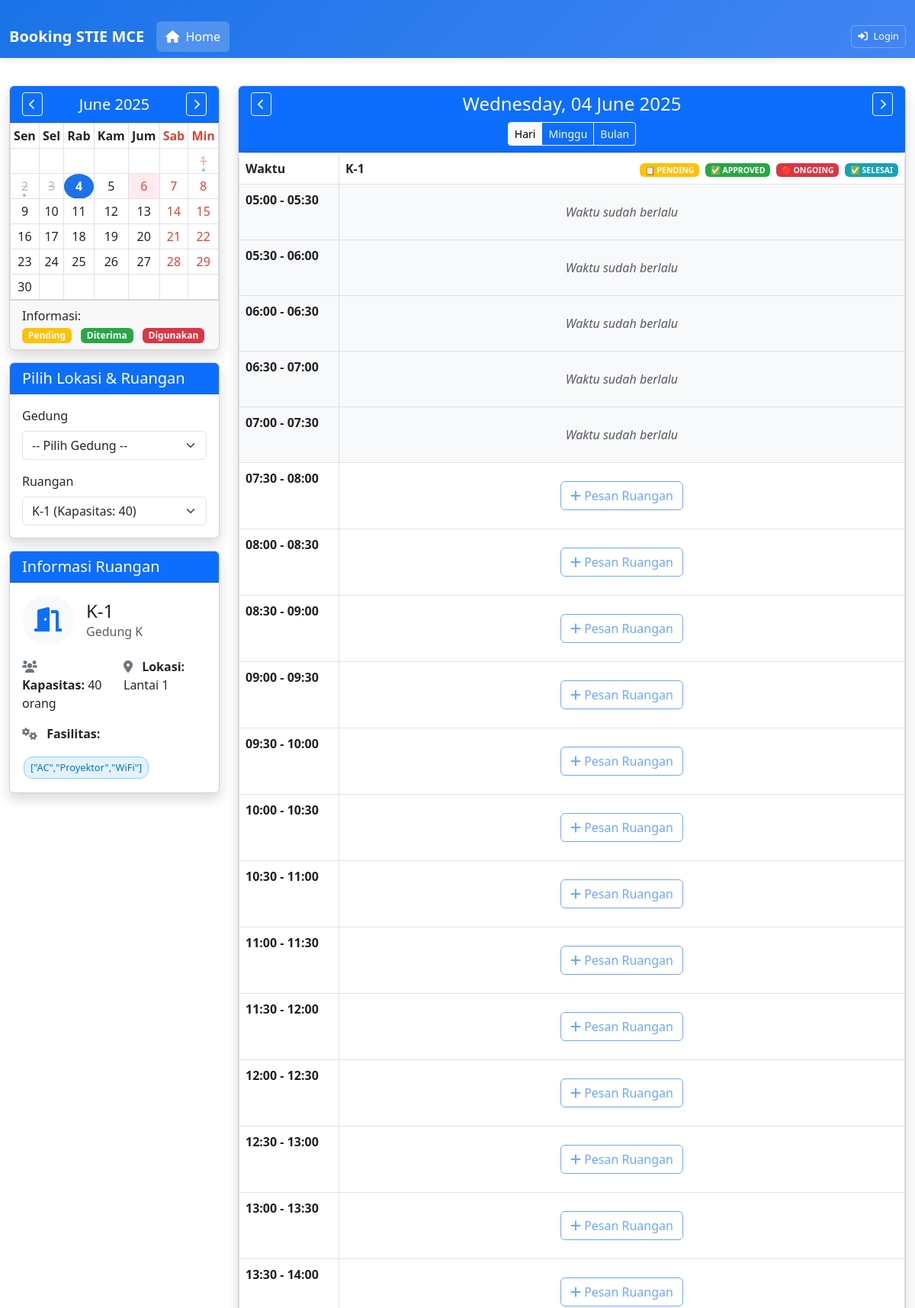
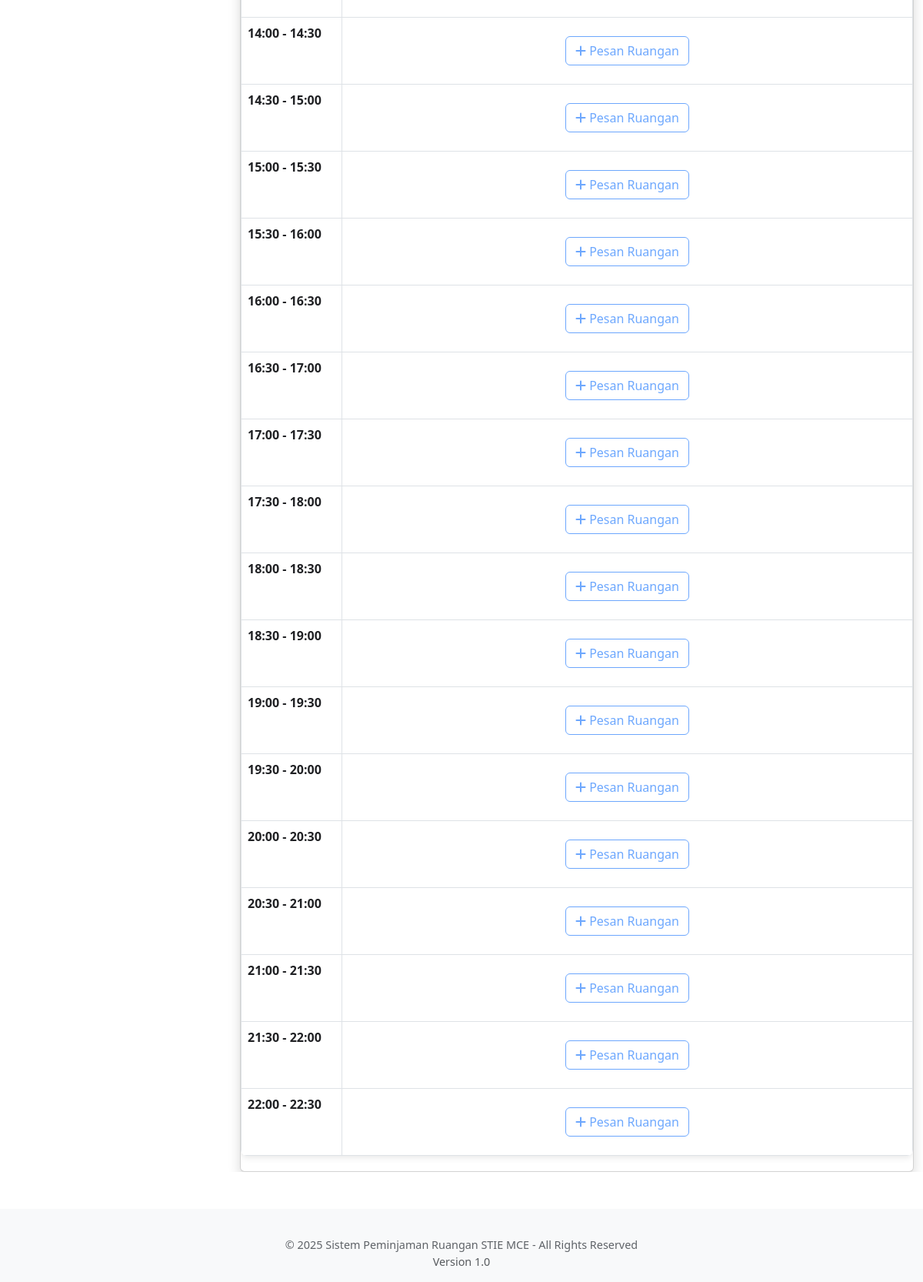
The page / on the database its author committed (2 pictures, top to bottom).
### tables this page shows
CREATE TABLE `tbl_ruang` (
  `id_ruang` int(11) NOT NULL,
  `id_gedung` int(11) NOT NULL,
  `nama_ruang` varchar(100) NOT NULL,
  `kapasitas` int(11) NOT NULL,
  `lokasi` varchar(50) NOT NULL,
  `fasilitas` text DEFAULT NULL COMMENT 'Daftar fasilitas ruangan',
  `allowed_roles` set('admin','mahasiswa','dosen','karyawan') DEFAULT 'admin,mahasiswa,dosen,karyawan' COMMENT 'Role yang boleh booking ruangan ini',
  `description` text DEFAULT NULL COMMENT 'Deskripsi ruangan'
);

CREATE TABLE `tbl_gedung` (
  `id_gedung` int(11) NOT NULL,
  `nama_gedung` varchar(100) NOT NULL
);

### index.php (the view, shortened to what the rows shown need)
<?php
require_once 'config.php';
require_once 'functions.php';
$view = isset($_GET['view']) ? $_GET['view'] : 'day';
$stmt = $conn->prepare("SELECT * FROM tbl_ruang ORDER BY nama_ruang");
$stmt->execute();
$rooms = $stmt->fetchAll(PDO::FETCH_ASSOC);
$selectedRoomId = isset($_GET['room_id']) ? $_GET['room_id'] : (count($rooms) > 0 ? $rooms[0]['id_ruang'] : 0);
$selectedDate = isset($_GET['date']) ? $_GET['date'] : date('Y-m-d');
$weekStart = date('Y-m-d', strtotime('monday this week', strtotime($selectedDate)));
$weekEnd = date('Y-m-d', strtotime('sunday this week', strtotime($selectedDate)));
require_once 'config.php';
require_once 'functions.php';
$selectedRoom = null;
if ($selectedRoomId) {
    $stmt = $conn->prepare("SELECT * FROM tbl_ruang WHERE id_ruang = ?");
    $stmt->execute([$selectedRoomId]);
    $selectedRoom = $stmt->fetch(PDO::FETCH_ASSOC);
}
$todayDate = date('Y-m-d');
?>
<!DOCTYPE html>
<html lang="id">
<head>
    <link rel="stylesheet" href="style.css">
    <link rel="stylesheet" href="https://cdnjs.cloudflare.com/ajax/libs/font-awesome/6.0.0/css/all.min.css">
    <link rel="stylesheet" href="https://cdn.jsdelivr.net/npm/bootstrap@5.3.0/dist/css/bootstrap.min.css">
</head>
<body class="<?= isLoggedIn() ? 'logged-in' : '' ?>">
        <?php include 'header.php'; ?>
    <div class="container-fluid mt-3">
        <div class="row">
            <div class="col-md-3">
                <div class="card shadow">
                    <div class="card-body p-0">
                        <table class="table table-bordered table-sm mb-0 mini-calendar">
                            <thead>
                                <tr class="text-center">
                                    <th>Sen</th>
                                    <th>Sel</th>
                                    <th>Rab</th>
                                    <th>Kam</th>
                                    <th>Jum</th>
                                    <th style="color: var(--danger-color);">Sab</th>
                                    <th style="color: var(--danger-color);">Min</th>
                                </tr>
                            </thead>
                                <?php
$firstDayOfMonth = mktime(0, 0, 0, $month, 1, $year);
$numberDays = date('t', $firstDayOfMonth);
$firstDayOfWeek = date('w', $firstDayOfMonth);
$firstDayOfWeek = ($firstDayOfWeek == 0) ? 6 : $firstDayOfWeek - 1;
$day = 1;
for ($i = 0; $i < 6; $i++) {
    for ($j = 0; $j < 7; $j++) {
        if (($i == 0 && $j < $firstDayOfWeek) || ($day > $numberDays)) {
            echo "<td class='text-center text-muted'>&nbsp;</td>";
        } else {
            $currentDate = date('Y-m-d', mktime(0, 0, 0, $month, $day, $year));
            $day++;
        }
    }
    if ($day > $numberDays) {
        break;
    }
}
?>
                        </table>
                    </div>
                </div>
                <?php if ($selectedRoom): ?>
                <div class="card shadow mt-3">
                    <div class="card-header bg-primary text-white">
                        <h5 class="mb-0">Informasi Ruangan</h5>
                    </div>
                    <div class="card-body">
                        <div class="d-flex align-items-center mb-3">
                            <div class="bg-light p-3 rounded-circle me-3">
                                <i class="fas fa-door-open fa-2x text-primary"></i>
                            </div>
                            <div>
                                <h4 class="mb-0"><?= $selectedRoom['nama_ruang'] ?></h4>
                                <p class="text-muted mb-0">
                                    <?php
                                    $stmt = $conn->prepare("SELECT nama_gedung FROM tbl_gedung WHERE id_gedung = ?");
                                    $stmt->execute([$selectedRoom['id_gedung']]);
                                    $buildingName = $stmt->fetchColumn() ?: 'Unknown Building';
                                    echo $buildingName;
                                    ?>
                                </p>
                            </div>
                        </div>
                        <div class="row">
                            <div class="col-sm-6">
                                <p><i class="fas fa-users me-2 text-secondary"></i> <strong>Kapasitas:</strong> <?= $selectedRoom['kapasitas'] ?> orang</p>
                            </div>
                            <div class="col-sm-6">
                                <p><i class="fas fa-map-marker-alt me-2 text-secondary"></i> <strong>Lokasi:</strong> <?= $selectedRoom['lokasi'] ?></p>
                            </div>
                            <div class="col-sm-6">
                                <p><i class="fas fa-cogs me-2 text-secondary"></i> <strong>Fasilitas:</strong> </p>
                                <span class="facility-badge facility-item"><?= $selectedRoom['fasilitas'] ?></span>
                            </div>
                        </div>
                    </div>
                </div>
                <?php endif; ?>
            </div>
            <div class="col-md-9">
                <div class="card shadow">
                    <div class="card-body p-0">
                        <div class="table-responsive">
                            <?php if ($view == 'day'): ?>
                                <table class="table table-bordered table-hover mb-0">
                                    <thead class="bg-light">
                                        <tr>
                                            <th width="15%">Waktu</th>
                                            <th width="85%">
                                                <?= $selectedRoom ? $selectedRoom['nama_ruang'] : 'Pilih Ruangan' ?>
                                                <div class="float-end">
                                                    <small class="text-muted">
                                                        <span class="badge bg-warning me-1">📋 PENDING</span>
                                                        <span class="badge bg-success me-1">✅ APPROVED</span>
                                                        <span class="badge bg-danger me-1">🔴 ONGOING</span>
                                                        <span class="badge bg-info">✅ SELESAI</span>
                                                    </small>
                                                </div>
                                            </th>
                                        </tr>
                                    </thead>
                                        <?php
                                        $currentDateTime = new DateTime();
                                        $currentDate = $currentDateTime->format('Y-m-d');
                                        ?>
                                </table>
                            <?php endif; ?> <?php if ($view == 'week'): ?>
                                <table class="table table-bordered table-hover mb-0">
                                    <thead class="bg-light">
                                        <tr>
                                            <th width="15%">Waktu</th>
                                            <?php
$currentDay = new DateTime($weekStart);
$endDay = new DateTime($weekEnd);
while ($currentDay <= $endDay) {
    $dayClass = '';
    $dayNum = $currentDay->format('N');
    $isWeekend = ($dayNum == 6 || $dayNum == 7);
    if ($currentDay->format('Y-m-d') == date('Y-m-d')) {
        $dayClass = 'table-primary';
    } elseif ($isWeekend) {
        $dayClass = 'table-light';
    }
    echo '<th class="' . $dayClass . ' text-center" width="' . (85/7) . '%">';
    $dayNameClass = $isWeekend ? 'day-header-weekend' : '';
    echo '<span class="day-name ' . $dayNameClass . '">' . $currentDay->format('D') . '</span><br>' .
         $currentDay->format('d/m');
    echo '</th>';
    $currentDay->modify('+1 day');
}
?>
                                        </tr>
                                    </thead>
                                    <tbody>
                                        <?php
                                        $startTime = strtotime('07:00:00');
                                        $endTime = strtotime('17:00:00');
                                        $interval = 60 * 60;
                                        for ($time = $startTime; $time <= $endTime; $time += $interval) {
                                            $timeSlot = date('H:i', $time);
                                            $nextTimeSlot = date('H:i', $time + $interval);
                                            echo "<tr class='time-slot' data-time='$timeSlot'>";
                                            echo "<td>{$timeSlot} - {$nextTimeSlot}</td>";
                                            $currentDay = new DateTime($weekStart);
                                            $endDay = new DateTime($weekEnd);
                                            while ($currentDay <= $endDay) {
                                                $dayDate = $currentDay->format('Y-m-d');
                                                $stmt = $conn->prepare("SELECT * FROM tbl_harilibur WHERE tanggal = ?");
                                                $stmt->execute([$dayDate]);
                                                $dayHoliday = $stmt->fetch(PDO::FETCH_ASSOC);
                                                $cellBooked = false;
                                                $cellBooking = null;
                                                foreach ($bookings as $booking) {
                                                    if ($booking['tanggal'] == $dayDate) {
                                                        $bookingStart = date('H:i', strtotime($booking['jam_mulai']));
                                                        $bookingEnd = date('H:i', strtotime($booking['jam_selesai']));
                                                        if (($timeSlot >= $bookingStart && $timeSlot < $bookingEnd) ||
                                                            ($bookingStart >= $timeSlot && $bookingStart < $nextTimeSlot)) {
                                                            $cellBooked = true;
                                                            $cellBooking = $booking;
                                                            break;
                                                        }
                                                    }
                                                }
                                                $cellClass = '';
                                                $isDisabled = false;
                                                if ($dayHoliday) {
                                                    $cellClass = 'table-secondary';
                                                    $isDisabled = true;
                                                } elseif ($cellBooked) {
                                                    switch ($cellBooking['status']) {
                                                        case 'pending':
                                                            $cellClass = 'table-warning';
                                                            break;
                                                        case 'approve':
                                                            $cellClass = 'table-success';
                                                            break;
                                                        case 'active':
                                                            $cellClass = 'table-danger';
                                                            break;
                                                        case 'rejected':
                                                        case 'cancelled':
                                                            $cellClass = 'table-secondary';
                                                            break;
                                                        case 'done':
                                                            $cellClass = 'table-info';
                                                            break;
                                                    }
                                                } elseif ($dayDate < $todayDate || $dayDate > $maxDate) {
                                                    $cellClass = 'table-secondary';
                                                    $isDisabled = true;
                                                } elseif ($dayDate == $currentDate && $timeSlot < date('H:i')) {
                                                    $cellClass = 'table-secondary';
                                                    $isDisabled = true;
                                                }
                                                echo "<td class='$cellClass'>";
                                                if ($cellBooked) {
                                                    echo "<small><strong>{$cellBooking['nama_acara']}</strong></small><br>";
                                                    echo "<span class='badge ";
                                                    switch ($cellBooking['status']) {
                                                        case 'pending':
                                                            echo "bg-warning";
                                                            break;
                                                        case 'approve':
                                                            echo "bg-success";
                                                            break;
                                                        case 'active':
                                                            echo "bg-danger";
                                                            break;
                                                        case 'rejected':
                                                        case 'cancelled':
                                                            echo "bg-secondary";
                                                            break;
                                                        case 'done':
                                                            echo "bg-info";
                                                            break;
                                                    }
                                                    echo "'>{$cellBooking['status']}</span>";
                                                } elseif ($dayHoliday) {
                                                    echo "<small class='text-muted'>{$dayHoliday['keterangan']}</small>";
                                                } elseif (!$isDisabled && $selectedRoomId) {
                                                    echo "<button class='btn btn-sm btn-outline-primary book-btn' onclick='bookTimeSlot(\"{$dayDate}\", \"{$timeSlot}\", {$selectedRoomId})'>Pesan</button>";
                                                }
                                                echo "</td>";
                                                $currentDay->modify('+1 day');
                                            }
                                            echo "</tr>";
                                        }
                                        ?>
                                    </tbody>
                                </table>
                            <?php endif; ?>
                        </div>
                    </div>
                </div>
            </div>
        </div>
    </div>
</body>
</html>

### rows shown on the page
tbl_ruang: nama_ruang "K-1", kapasitas "40", lokasi "Lantai 1", fasilitas "[\"AC\",\"Proyektor\",\"WiFi\"]"
tbl_gedung: nama_gedung "Gedung K"

### other values the page prints
date('F Y', mktime(0, 0, 0, $month, 1, $year)) "June 2025"
date('l, d F Y', strtotime($selectedDate)) "Wednesday, 04 June 2025"
$timeSlot "05:00"
$nextTimeSlot "05:30"
$timeSlot "05:30"
$nextTimeSlot "06:00"
$timeSlot "06:00"
$nextTimeSlot "06:30"
$timeSlot "06:30"
$nextTimeSlot "07:00"
$timeSlot "07:00"
$nextTimeSlot "07:30"
$timeSlot "07:30"
$nextTimeSlot "08:00"
$timeSlot "08:00"
